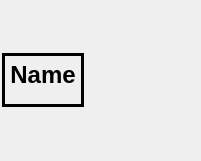
<?xml version="1.0" encoding="UTF-8"?>
<ui version="4.0">
 <class>Form</class>
 <widget class="QWidget" name="Form">
  <property name="geometry">
   <rect>
    <x>0</x>
    <y>0</y>
    <width>201</width>
    <height>161</height>
   </rect>
  </property>
  <property name="windowTitle">
   <string>Form</string>
  </property>
  <layout class="QVBoxLayout" name="verticalLayout">
   <property name="leftMargin">
    <number>2</number>
   </property>
   <property name="topMargin">
    <number>2</number>
   </property>
   <property name="rightMargin">
    <number>2</number>
   </property>
   <property name="bottomMargin">
    <number>2</number>
   </property>
   <item>
    <widget class="QFrame" name="button_frame">
     <property name="frameShape">
      <enum>QFrame::Box</enum>
     </property>
     <property name="frameShadow">
      <enum>QFrame::Plain</enum>
     </property>
     <property name="lineWidth">
      <number>3</number>
     </property>
     <layout class="QVBoxLayout" name="layout">
      <property name="spacing">
       <number>3</number>
      </property>
      <property name="sizeConstraint">
       <enum>QLayout::SetFixedSize</enum>
      </property>
      <property name="leftMargin">
       <number>5</number>
      </property>
      <property name="topMargin">
       <number>5</number>
      </property>
      <property name="rightMargin">
       <number>5</number>
      </property>
      <property name="bottomMargin">
       <number>5</number>
      </property>
      <item>
       <widget class="QLabel" name="name_label">
        <property name="font">
         <font>
          <pointsize>18</pointsize>
          <weight>75</weight>
          <bold>true</bold>
         </font>
        </property>
        <property name="text">
         <string>Name</string>
        </property>
        <property name="alignment">
         <set>Qt::AlignCenter</set>
        </property>
       </widget>
      </item>
      <item>
       <spacer name="verticalSpacer">
        <property name="orientation">
         <enum>Qt::Vertical</enum>
        </property>
        <property name="sizeType">
         <enum>QSizePolicy::Fixed</enum>
        </property>
        <property name="sizeHint" stdset="0">
         <size>
          <width>20</width>
          <height>10</height>
         </size>
        </property>
       </spacer>
      </item>
     </layout>
    </widget>
   </item>
  </layout>
 </widget>
 <resources/>
 <connections/>
</ui>
